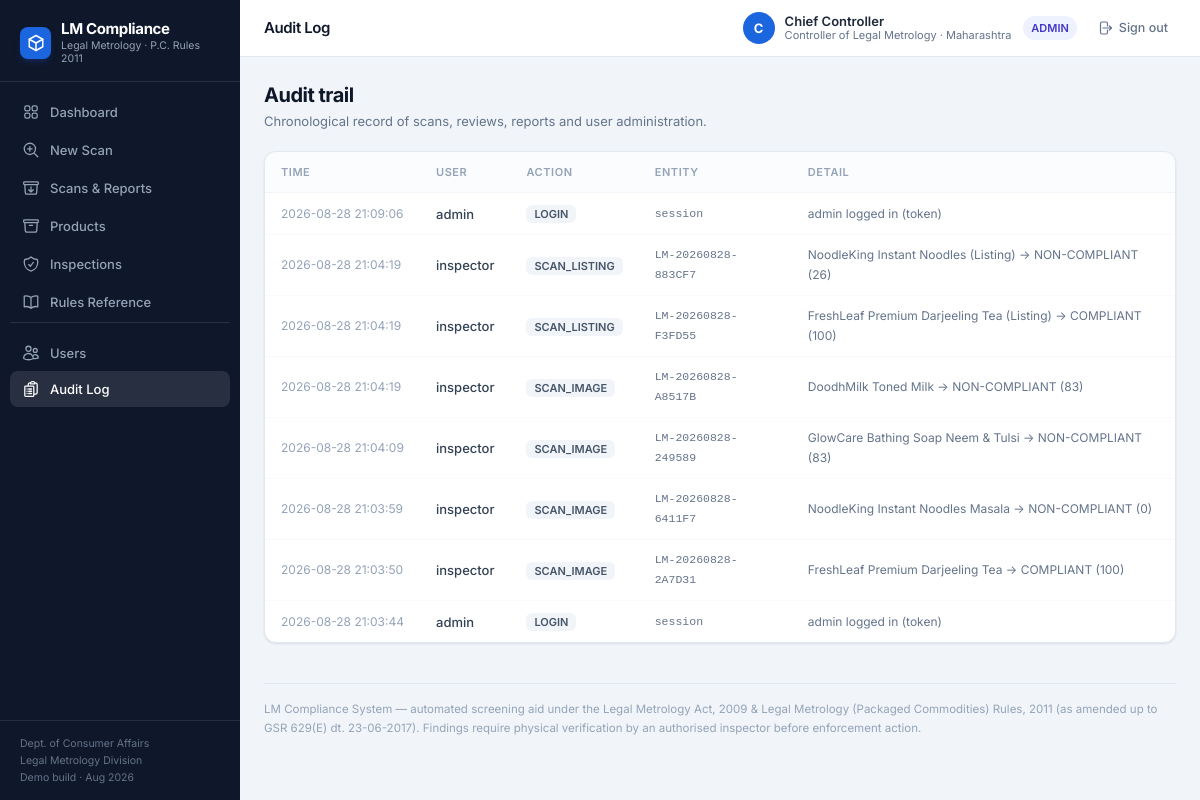
The app's page /audit (signed in) with its own data.
### tables this page shows
CREATE TABLE users (
  id INTEGER PRIMARY KEY AUTOINCREMENT,
  username TEXT UNIQUE NOT NULL,
  password_hash TEXT NOT NULL,
  full_name TEXT NOT NULL,
  role TEXT NOT NULL CHECK(role IN ('admin','inspector','viewer')),
  designation TEXT DEFAULT '',
  state TEXT DEFAULT '',
  is_active INTEGER DEFAULT 1,
  created_at TEXT DEFAULT (datetime('now','localtime'))
);

CREATE TABLE audit_log (
  id INTEGER PRIMARY KEY AUTOINCREMENT,
  user_id INTEGER,
  username TEXT DEFAULT '',
  action TEXT NOT NULL,
  entity TEXT DEFAULT '',
  detail TEXT DEFAULT '',
  created_at TEXT DEFAULT (datetime('now','localtime'))
);

### app.py (the view)
@app.route("/audit")
@role_required("admin")
def audit():
    conn = db.get_conn()
    rows = conn.execute("SELECT * FROM audit_log ORDER BY id DESC LIMIT 300").fetchall()
    conn.close()
    return render_template("audit.html", rows=rows)

### app.py (called while the page is built)
def current_user():
    uid = session.get("uid")
    if not uid:
        u = _user_from_token(request.args.get("token") or request.headers.get("X-Auth-Token"))
        if u:
            return u
        return None
    conn = db.get_conn()
    u = conn.execute("SELECT * FROM users WHERE id=? AND is_active=1", (uid,)).fetchone()
    conn.close()
    return u

def role_required(*roles):
    def deco(f):
        @wraps(f)
        def w(*a, **k):
            u = current_user()
            if not u:
                return redirect(url_for("login"))
            if u["role"] not in roles:
                flash("Access denied — insufficient role.", "danger")
                return redirect(url_for("dashboard"))
            return f(*a, **k)
        return w
    return deco

@app.context_processor
def inject_globals():
    return {"cur_user": current_user(), "now": datetime.now()}

### core/db.py (called while the page is built)
def get_conn():
    conn = sqlite3.connect(DB_PATH)
    conn.row_factory = sqlite3.Row
    conn.execute("PRAGMA foreign_keys=ON")
    return conn

### templates/audit.html (shortened to what this page needs)
{% extends "base.html" %}
{% block crumb %}Audit Log{% endblock %}
{% block content %}
<div class="mb-5">
  <h1 class="text-xl font-bold text-slate-900 tracking-tight">Audit trail</h1>
  <p class="text-[13px] text-slate-500 mt-0.5">Chronological record of scans, reviews, reports and user administration.</p>
</div>
<div class="card overflow-hidden">
  <div class="overflow-x-auto">
    <table class="w-full text-[13px]">
      <thead>
        <tr class="text-left text-[11px] uppercase tracking-wider text-slate-400 border-b border-slate-100 bg-slate-50/60">
          <th class="px-4 py-2.5 font-semibold">Time</th>
          <th class="px-4 py-2.5 font-semibold">User</th>
          <th class="px-4 py-2.5 font-semibold">Action</th>
          <th class="px-4 py-2.5 font-semibold">Entity</th>
          <th class="px-4 py-2.5 font-semibold">Detail</th>
        </tr>
      </thead>
      <tbody class="divide-y divide-slate-50">
        {% for r in rows %}
        <tr class="hover:bg-slate-50/70">
          <td class="px-4 py-2.5 text-slate-400 text-[12px] whitespace-nowrap">{{ r['created_at'] }}</td>
          <td class="px-4 py-2.5 font-medium text-slate-700">{{ r['username'] or '—' }}</td>
          <td class="px-4 py-2.5"><span class="px-2 py-0.5 rounded-md bg-slate-100 text-slate-600 text-[11px] font-semibold">{{ r['action'] }}</span></td>
          <td class="px-4 py-2.5 font-mono text-[11.5px] text-slate-500">{{ r['entity'] }}</td>
          <td class="px-4 py-2.5 text-slate-500 text-[12px]">{{ r['detail'] }}</td>
        </tr>
        {% else %}
        <tr><td colspan="5" class="px-4 py-10 text-center text-[13px] text-slate-400">No activity recorded.</td></tr>
        {% endfor %}
      </tbody>
    </table>
  </div>
</div>
{% endblock %}

### templates/base.html (shortened to what this page needs)
<!doctype html>
<html lang="en">
<head>
<link rel="stylesheet" href="{{ url_for('static', filename='fonts/fonts.css') }}">
<link rel="stylesheet" href="{{ url_for('static', filename='css/ui.css') }}">
</head>
<body class="bg-slate-100">
<div class="flex min-h-screen">
  <aside class="w-60 shrink-0 bg-slate-900 text-slate-300 flex flex-col sticky top-0 h-screen">
    <div class="px-5 pt-5 pb-4 border-b border-white/10">
      <div class="flex items-center gap-2.5">
        <div class="w-8 h-8 rounded-lg bg-brand-600 flex items-center justify-center text-white shadow-md shadow-blue-900/40">
          <svg class="w-4.5 h-4.5" style="width:18px;height:18px" viewBox="0 0 24 24" fill="none" stroke="currentColor" stroke-width="2" stroke-linecap="round" stroke-linejoin="round"><path d="M12 2 3 7v10l9 5 9-5V7l-9-5z"/><path d="m3 7 9 5 9-5"/><path d="M12 12v10"/></svg>
        </div>
        <div>
          <div class="text-[15px] font-bold text-white leading-tight tracking-tight">LM Compliance</div>
          <div class="text-[10.5px] text-slate-400 leading-tight">Legal Metrology · P.C. Rules 2011</div>
        </div>
      </div>
    </div>
    <nav class="flex-1 py-3 px-2.5 space-y-0.5 overflow-y-auto">
      {% set navs = [
        ('dashboard', 'dashboard', 'Dashboard'),
        ('scan_new', 'scan', 'New Scan'),
        ('scans', 'archive', 'Scans & Reports'),
        ('products', 'box', 'Products'),
        ('inspections', 'shield', 'Inspections'),
        ('docs', 'book', 'Rules Reference')
      ] %}
      {% for ep, icon, lbl in navs %}
      <a href="{{ url_for(ep) }}" class="flex items-center gap-2.5 px-3 py-2 rounded-lg text-[13px] font-medium transition
        {{ 'bg-white/10 text-white' if request.endpoint == ep else 'text-slate-400 hover:text-white hover:bg-white/5' }}">
        <svg class="w-[18px] h-[18px] shrink-0" viewBox="0 0 24 24" fill="none" stroke="currentColor" stroke-width="1.7" stroke-linecap="round" stroke-linejoin="round">{{ icons[icon]|safe }}</svg>
        {{ lbl }}
      </a>
      {% endfor %}
      {% if cur_user and cur_user['role'] == 'admin' %}
      <div class="pt-3 mt-3 border-t border-white/10">
        <a href="{{ url_for('users') }}" class="flex items-center gap-2.5 px-3 py-2 rounded-lg text-[13px] font-medium transition {{ 'bg-white/10 text-white' if request.endpoint == 'users' else 'text-slate-400 hover:text-white hover:bg-white/5' }}">
          <svg class="w-[18px] h-[18px] shrink-0" viewBox="0 0 24 24" fill="none" stroke="currentColor" stroke-width="1.7" stroke-linecap="round" stroke-linejoin="round">{{ icons['users']|safe }}</svg>
          Users
        </a>
        <a href="{{ url_for('audit') }}" class="flex items-center gap-2.5 px-3 py-2 rounded-lg text-[13px] font-medium transition {{ 'bg-white/10 text-white' if request.endpoint == 'audit' else 'text-slate-400 hover:text-white hover:bg-white/5' }}">
          <svg class="w-[18px] h-[18px] shrink-0" viewBox="0 0 24 24" fill="none" stroke="currentColor" stroke-width="1.7" stroke-linecap="round" stroke-linejoin="round">{{ icons['audit']|safe }}</svg>
          Audit Log
        </a>
      </div>
      {% endif %}
    </nav>
    <div class="px-5 py-3.5 border-t border-white/10 text-[10.5px] text-slate-500 leading-relaxed">
      Dept. of Consumer Affairs<br>Legal Metrology Division<br>Demo build · Aug 2026
    </div>
  </aside>
  <div class="flex-1 min-w-0 flex flex-col">
    <header class="bg-white border-b border-slate-200 px-6 py-3 flex items-center justify-between gap-4 sticky top-0 z-30">
      <div class="text-[15px] font-semibold text-slate-900 tracking-tight">{% block crumb %}{% endblock %}</div>
      {% if cur_user %}
      <div class="flex items-center gap-3">
        <div class="hidden sm:flex items-center gap-2.5">
          <div class="w-8 h-8 rounded-full bg-brand-600 text-white flex items-center justify-center text-[13px] font-bold">{{ cur_user['full_name'][:1]|upper }}</div>
          <div class="leading-tight">
            <div class="text-[13px] font-semibold text-slate-800">{{ cur_user['full_name'] }}</div>
            <div class="text-[11px] text-slate-500">{{ cur_user['designation'] or cur_user['role']|capitalize }} · {{ cur_user['state'] or '—' }}</div>
          </div>
        </div>
        <span class="pill {{ 'bg-slate-100 text-slate-600' if cur_user['role']=='viewer' else ('bg-blue-50 text-blue-700' if cur_user['role']=='inspector' else 'bg-indigo-50 text-indigo-700') }} hidden sm:inline-flex">{{ cur_user['role']|upper }}</span>
        <a href="{{ url_for('logout') }}" onclick="lmLogout(event)" class="inline-flex items-center gap-1.5 text-[12.5px] font-medium text-slate-500 hover:text-slate-800 transition px-2 py-1.5 rounded-lg hover:bg-slate-100">
          <svg class="w-4 h-4" viewBox="0 0 24 24" fill="none" stroke="currentColor" stroke-width="1.8" stroke-linecap="round" stroke-linejoin="round"><path d="M15.75 9V5.25A2.25 2.25 0 0 0 13.5 3h-6a2.25 2.25 0 0 0-2.25 2.25v13.5A2.25 2.25 0 0 0 7.5 21h6a2.25 2.25 0 0 0 2.25-2.25V15m3 0 3-3m0 0-3-3m3 3H9"/></svg>
          Sign out
        </a>
      </div>
      {% endif %}
    </header>
    <main class="flex-1 px-6 py-6 max-w-[1280px] w-full mx-auto">
      {% block content %}{% endblock %}
      <footer class="mt-10 pt-4 border-t border-slate-200 text-[11.5px] text-slate-400 leading-relaxed">
        LM Compliance System — automated screening aid under the Legal Metrology Act, 2009 &amp; Legal
        Metrology (Packaged Commodities) Rules, 2011 (as amended up to GSR 629(E) dt. 23-06-2017).
        Findings require physical verification by an authorised inspector before enforcement action.
      </footer>
    </main>
  </div>
</div>
</body>
</html>

### records on screen
users: full_name "C", full_name "Chief Controller", designation "Controller of Legal Metrology", state "Maharashtra", role "ADMIN"
audit_log: created_at "2026-08-28 21:09:06", username "admin", action "LOGIN", entity "session", detail "admin logged in (token)"
audit_log: created_at "2026-08-28 21:04:19", username "inspector", action "SCAN_LISTING", entity "LM-20260828-883CF7", detail "NoodleKing Instant Noodles (Listing) -> NON-COMPLIANT (26)"
audit_log: created_at "2026-08-28 21:04:19", username "inspector", action "SCAN_LISTING", entity "LM-20260828-F3FD55", detail "FreshLeaf Premium Darjeeling Tea (Listing) -> COMPLIANT (100)"
audit_log: created_at "2026-08-28 21:04:19", username "inspector", action "SCAN_IMAGE", entity "LM-20260828-A8517B", detail "DoodhMilk Toned Milk -> NON-COMPLIANT (83)"
audit_log: created_at "2026-08-28 21:04:09", username "inspector", action "SCAN_IMAGE", entity "LM-20260828-249589", detail "GlowCare Bathing Soap Neem & Tulsi -> NON-COMPLIANT (83)"
audit_log: created_at "2026-08-28 21:03:59", username "inspector", action "SCAN_IMAGE", entity "LM-20260828-6411F7", detail "NoodleKing Instant Noodles Masala -> NON-COMPLIANT (0)"
audit_log: created_at "2026-08-28 21:03:50", username "inspector", action "SCAN_IMAGE", entity "LM-20260828-2A7D31", detail "FreshLeaf Premium Darjeeling Tea -> COMPLIANT (100)"
audit_log: created_at "2026-08-28 21:03:44", username "admin", action "LOGIN", entity "session", detail "admin logged in (token)"

### other values on screen
{{ lbl }} "Dashboard" "New Scan" "Scans & Reports" "Products" "Inspections" "Rules Reference"
